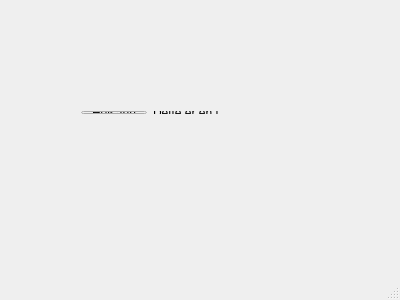
<?xml version="1.0" encoding="UTF-8"?>
<ui version="4.0">
 <class>MainWindow</class>
 <widget class="QMainWindow" name="MainWindow">
  <property name="geometry">
   <rect>
    <x>0</x>
    <y>0</y>
    <width>400</width>
    <height>300</height>
   </rect>
  </property>
  <property name="windowTitle">
   <string>MainWindow</string>
  </property>
  <widget class="QWidget" name="centralWidget">
   <widget class="QWidget" name="">
    <property name="geometry">
     <rect>
      <x>70</x>
      <y>100</y>
      <width>160</width>
      <height>25</height>
     </rect>
    </property>
    <layout class="QHBoxLayout" name="horizontalLayout">
     <item>
      <widget class="QPushButton" name="pushButton">
       <property name="text">
        <string>Heisann</string>
       </property>
      </widget>
     </item>
     <item>
      <widget class="QLabel" name="label">
       <property name="text">
        <string>Dette er en test</string>
       </property>
      </widget>
     </item>
    </layout>
   </widget>
  </widget>
  <widget class="QMenuBar" name="menuBar">
   <property name="geometry">
    <rect>
     <x>0</x>
     <y>0</y>
     <width>400</width>
     <height>21</height>
    </rect>
   </property>
  </widget>
  <widget class="QStatusBar" name="statusBar"/>
 </widget>
 <layoutdefault spacing="6" margin="11"/>
 <resources/>
 <connections/>
</ui>
